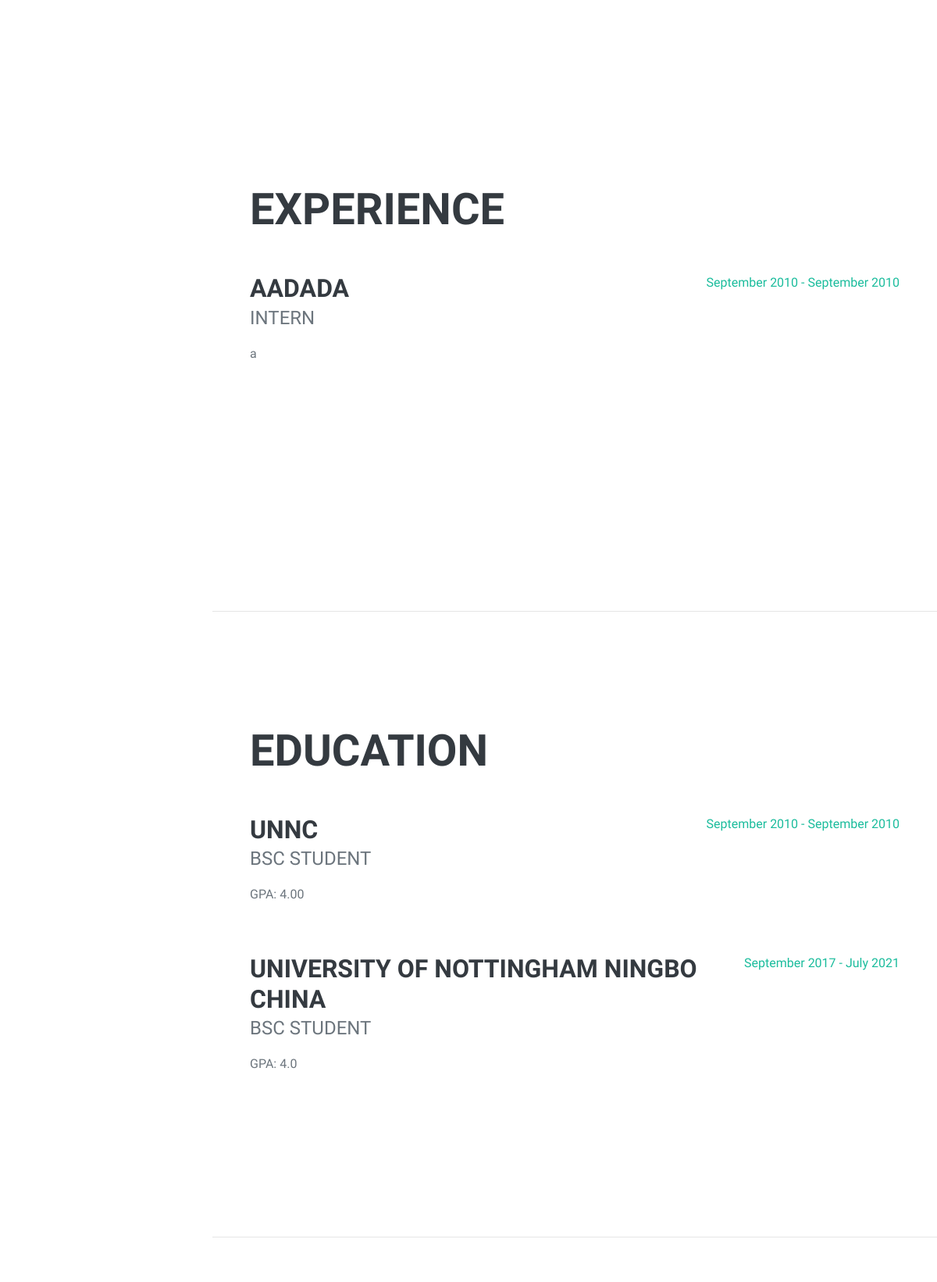
/cv/ (middle part), run on an earlier commit of the app's database.
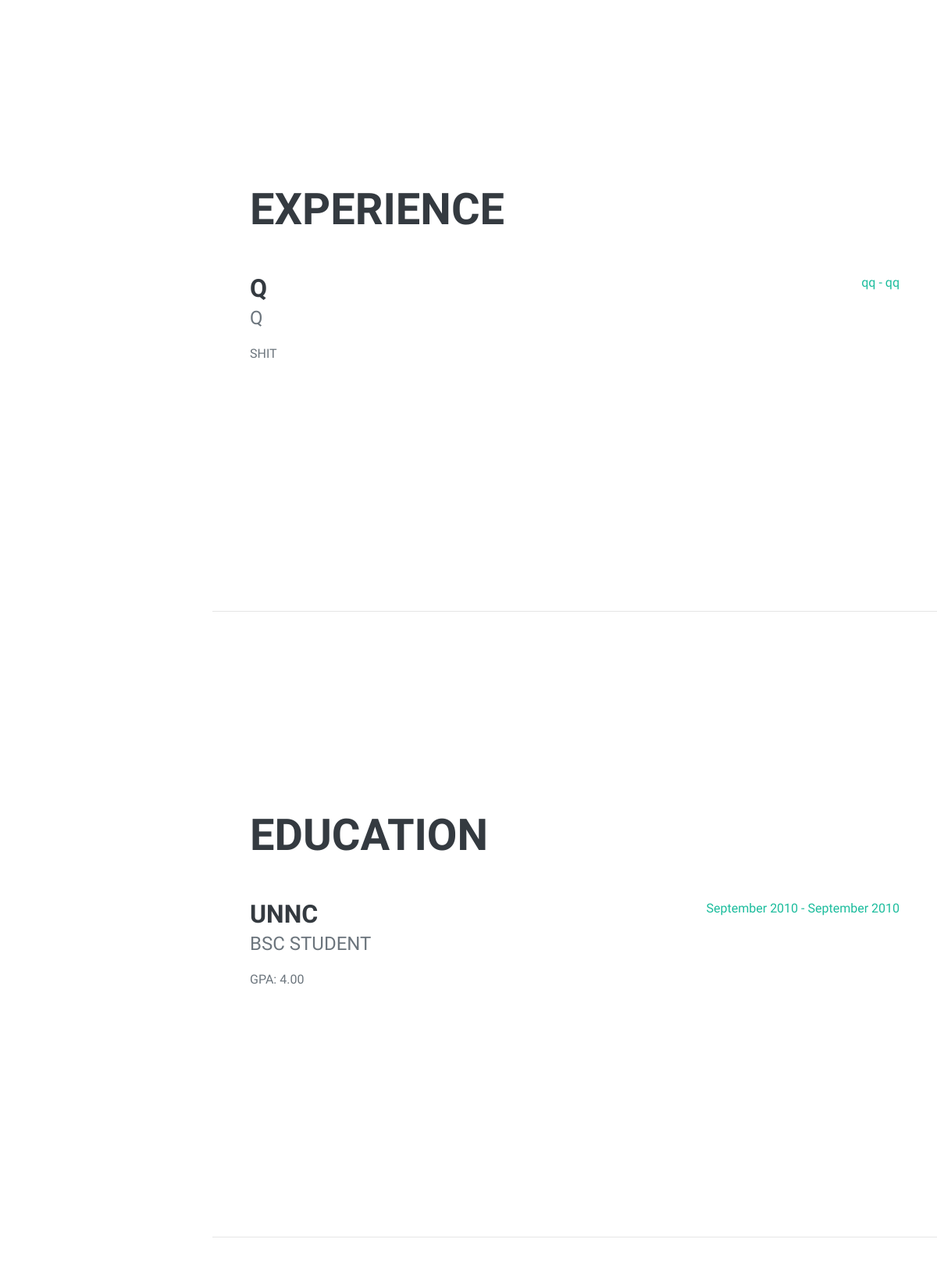
And on a later commit of the database.
### cv/models.py (models this page shows, shortened)
class experience(models.Model):
    experience_title = models.TextField()
    experience_name = models.TextField(default='Intern')
    experience_text = models.TextField()
    experience_date_start = models.CharField(max_length=100, default='September 2010')
    experience_date_end = models.CharField(max_length=100, default='September 2010')

class education(models.Model):
    facility = models.CharField(max_length=100, default='UNNC')
    title = models.CharField(max_length = 50, default='BSc Student')
    Grade = models.CharField(max_length = 100, default='4.00')
    date_start = models.CharField(max_length=100, default='September 2010')
    date_end = models.CharField(max_length=100, default='September 2010')

### cv/views.py (the view)
# urls.py: path('', views.cv, name = 'cv'),
def cv(request):
    Edit = request.user.is_staff
    about_ = about.objects.all()
    skills_ = skills.objects.all()
    experience_ = experience.objects.all()
    education_ = education.objects.all()
    award_ = award.objects.all()
    return render(request, 'cv/cv.html', {'about': about_, 'skills': skills_, 'experience': experience_, 'education': education_, 'award': award_, 'edit': Edit})

### cv/templates/cv/cv.html (shortened to what this page needs)
{% load static %}
<!DOCTYPE html>
<html lang="en">
<head>
    <link href="{% static 'css/cv-styles.css'%}" rel="stylesheet" />
</head>
<body id="page-top">
    <div class="container-fluid p-0">
        <section class="resume-section" id="experience">
            <div class="resume-section-content">
                <h2 class="mb-5">Experience</h2>
                {% for content in experience %}
                <div class="d-flex flex-column flex-md-row justify-content-between mb-5">
                    <div class="flex-grow-1">
                        <h3 class="mb-0"> {{content.experience_title}} </h3>
                        <div class="subheading mb-3">
                            {{content.experience_name}}
                        </div>
                        <p> {{content.experience_text}} </p>
                    </div>
                    <div class="flex-shrink-0"><span class="text-primary">{{content.experience_date_start}} -
                            {{content.experience_date_end}}
                        </span>
                    </div>
                </div>
                {% endfor %}
            </div>
        </section>
        <hr class="m-0" />
        <section class="resume-section" id="education">
            <div class="resume-section-content">
                <h2 class="mb-5">Education</h2>
                {% for content in education %}
                <div class="d-flex flex-column flex-md-row justify-content-between mb-5">
                    <div class="flex-grow-1">
                        <h3 class="mb-0">{{content.facility}}</h3>
                        <div class="subheading mb-3">{{content.title}}</div>
                        <p>GPA: {{content.Grade}}</p>
                    </div>
                    <div class="flex-shrink-0"><span class="text-primary">{{content.date_start}} -
                            {{content.date_end}}
                        </span>
                    </div>
                </div>
                {% endfor %}
            </div>
        </section>
        <hr class="m-0" />
        <section class="resume-section" id="skills">
        </section>
    </div>
</body>
</html>

What changed in the data, as far as the page shows it:
removed education: facility "UNIVERSITY OF NOTTINGHAM NINGBO CHINA", title "BSC STUDENT", Grade "4.0", date_start "September 2017", date_end "July 2021"
changed experience: experience_title "AADADA" → "Q"; experience_name "INTERN" → "Q"; experience_text "a" → "SHIT"; experience_date_start "September 2010" → "qq"; experience_date_end "September 2010" → "qq"
